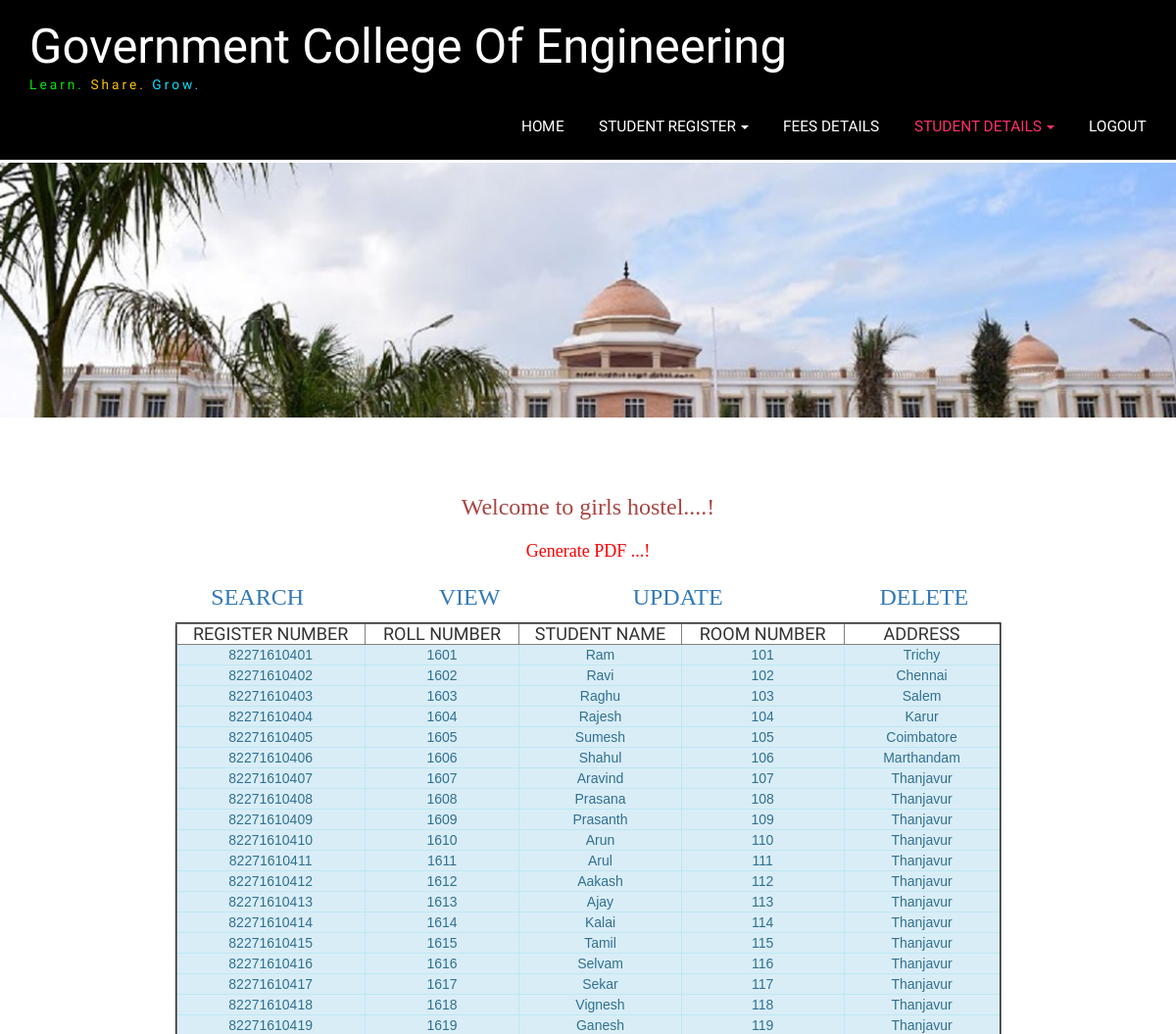
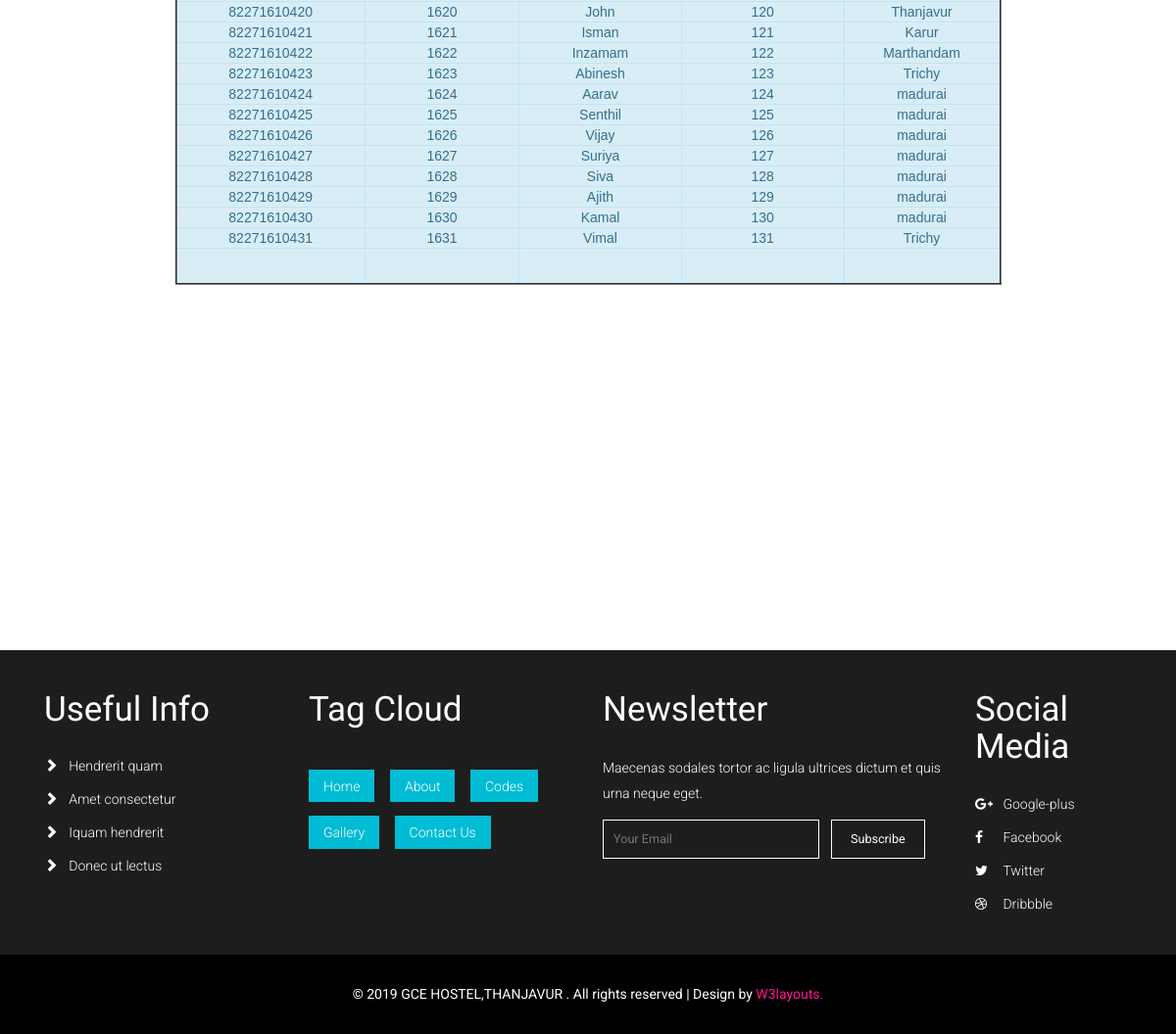
The page /girls_view.php on the database its author committed (2 pictures, top to bottom).
### tables this page shows
CREATE TABLE `girls` (
  `Id` int(20) NOT NULL,
  `Student_Id` bigint(50) NOT NULL,
  `Roll` varchar(50) NOT NULL,
  `Room` int(10) NOT NULL,
  `Name` varchar(50) NOT NULL,
  `Age` int(50) NOT NULL,
  `Department` varchar(50) NOT NULL,
  `Year` int(50) NOT NULL,
  `Email` varchar(50) NOT NULL,
  `Contact` int(10) NOT NULL,
  `Address` varchar(50) NOT NULL,
  `User_Name` varchar(50) NOT NULL,
  `Password` bigint(50) NOT NULL
);

### girls_view.php (the view, shortened to what this page needs)
<?php
include("dbconnect.php");
extract($_POST);
?>
<!DOCTYPE html>
<html lang="en">
<head>
<link href="css/bootstrap.css" type="text/css" rel="stylesheet" media="all">
<link href="css/style.css" type="text/css" rel="stylesheet" media="all">
<link href='css/simplelightbox.css' rel='stylesheet' type='text/css'>
<link href="css/font-awesome.css" rel="stylesheet">
</head>
<body>
	<div class="headerw3l">
		<nav class="navbar navbar-default">
			<div class="container">
				<div class="navbar-header navbar-left">
					<h1><a href="index.php">Government College Of Engineering <span><i>Learn.</i> <i class="logo-w3l2">Share.</i> <i class="logo-w3l4"> Grow.</i></span></a></h1>
				</div>
				<div class="collapse navbar-collapse navbar-right" id="bs-example-navbar-collapse-1">
					<ul class="nav navbar-nav navbar-left">
						<li   ><a href="admin_home.php" class="link link--yaku"><span>H</span><span>O</span><span>M</span><span>E</span></a></li>
<li><a href="#" class="dropdown-toggle link link--yaku" data-toggle="dropdown" role="button" aria-haspopup="true" aria-expanded="false"><span>STUDENT REGISTER</span> <span class="caret"></span></a>
					  </li>
						<li><a href="fee_details.php" class="link link--yaku"><span>FEES DETAILS</span> </a></li>
						<li class="active"><a href="#" class="dropdown-toggle link link--yaku" data-toggle="dropdown" role="button" aria-haspopup="true" aria-expanded="false"><span>STUDENT DETAILS</span> <span class="caret"></span></a>
						  </li>
					 <li><a href="admin.php" class="link link--yaku"><span>LOGOUT</span></a></li>
					</ul>
					<div class="clearfix"> </div>
				</div>
			</div>
		</nav>
	</div>
	<div class="banner about-w3banner">
		<div class="banner-img1">
			<div class="banner-w3text">
				<h2>&nbsp;</h2>
			</div>
		</div>
	</div>
<div class="gallery w3-agileits">
		<div class="container">
		  <form name="form1" method="post" action="">
            <p align="center" class="text-danger style4">Welcome to girls hostel....!</p>
            <p align="center" class="text-danger style4"><a href="girls_pdf.php" target="_blank"><span class="style6">Generate PDF ...! </span></a></p>
            <table width="935" height="51" border="0" align="center">
              <tr>
                <td><div align="center"><a href="girls_list.php" target="_self" class="style4">SEARCH</a></div></td>
                <td><div align="center" class="style4"><a href="girls_view.php" target="_self">VIEW</a></div></td>
                <td><div align="center" class="style4"><a href="girls_update.php" target="_self">UPDATE</a></div></td>
                <td><div align="center" class="style4"><a href="girls_delete.php" target="_self">DELETE</a></div></td>
              </tr>
            </table>
            <table width="843" height="143" border="2" align="center">
              <tr>
                <td width="185"><div align="center">
                  <h4>REGISTER NUMBER </h4>
                </div></td>
                <td width="151"><div align="center">
                  <h4>ROLL NUMBER </h4>
                </div></td>
                <td width="159"><div align="center">
                  <h4>STUDENT NAME </h4>
                </div></td>
                <td width="159"><div align="center">
                  <h4>ROOM NUMBER </h4>
                </div></td>
                <td width="153"><div align="center">
                  <h4>ADDRESS</h4>
                </div></td>
              </tr>
              <?php
	$xyz=mysqli_query($connect,"select * from girls ");
while(	$row=mysqli_fetch_array($xyz))
{
?>
              <tr>
                <td class="alert-info"><div align="center" class="style8"><?php echo $row["Student_Id"];?></div></td>
                <td class="alert-info"><div align="center" class="style8"><?php echo $row["Roll"];?></div></td>
                <td class="alert-info"><div align="center" class="style8"><?php echo $row["Name"];?></div></td>
                <td class="alert-info"><div align="center" class="style8"><?php echo $row["Room"];?></div></td>
                <td class="alert-info"><div align="center" class="style8"><?php echo $row["Address"];?></div></td>
              </tr>
              <?php
	}
	?>
              <tr>
                <td height="37" class="alert-info style8">&nbsp;</td>
                <td class="alert-info style8">&nbsp;</td>
                <td class="alert-info style8">&nbsp;</td>
                <td class="alert-info style8">&nbsp;</td>
                <td class="alert-info style8">&nbsp;</td>
              </tr>
            </table>
            <p>&nbsp;</p>
            <p>&nbsp;</p>
            <p>&nbsp;	</p>
            <p>&nbsp;</p>
            <p>&nbsp;</p>
            <p>&nbsp;</p>
            <p>&nbsp;</p>
            <p>&nbsp;</p>
            <p>&nbsp;</p>
		  </form>
		  <p>&nbsp;</p>
		  <p>&nbsp;</p>
		  <p>&nbsp;</p>
  </div>
</div>
	<div class="footer w3layouts">
		<div class="container">
			<div class="footer-agileinfo">
				<div class="col-md-3 col-sm-6 footer-grid">
					<h3>Useful Info</h3>
					<ul>
						<li><a href="#"><i class="glyphicon glyphicon-chevron-right"></i>Hendrerit quam</a></li>
						<li><a href="#"><i class="glyphicon glyphicon-chevron-right"></i>Amet consectetur </a></li>
						<li><a href="#"><i class="glyphicon glyphicon-chevron-right"></i>Iquam hendrerit</a></li>
						<li><a href="#"><i class="glyphicon glyphicon-chevron-right"></i>Donec ut lectus </a></li>
					</ul>
				</div>
				<div class="col-md-3 col-sm-6 footer-grid footer-tags">
					<h3>Tag Cloud</h3>
					<ul>
						<li><a href="index.html">Home</a></li>
						<li><a href="about.html">About</a></li>
						<li><a href="codes.html">Codes</a></li>
						<li><a href="gallery.html">Gallery</a></li>
						<li><a href="contact.html">Contact Us</a></li>
					</ul>
				</div>
				<div class="col-md-4 col-sm-6 footer-grid footer-review">
					<h3>Newsletter</h3>
					<p>Maecenas sodales tortor ac ligula ultrices dictum et quis urna neque eget.</p>
					<form action="#" method="post">
						<input type="email" name="Email" placeholder="Your Email" required="">
						<input type="submit" value="Subscribe">
						<div class="clearfix"> </div>
					</form>
				</div>
				<div class="col-md-2 col-sm-6 footer-grid w3social">
					<h3>Social Media</h3>
					<ul>
						<li><a href="#"><i class="fa fa-google-plus"></i>Google-plus</a></li>
						<li><a href="#"><i class="fa fa-facebook"></i>Facebook</a></li>
						<li><a href="#"><i class="fa fa-twitter"></i>Twitter</a></li>
						<li><a href="#"><i class="fa fa-dribbble"></i>Dribbble</a></li>
					</ul>
				</div>
				<div class="clearfix"> </div>
			</div>
		</div>
	</div>
	<div class="copy-right">
		<div class="container">
			<p>© 2019 GCE HOSTEL,THANJAVUR . All rights reserved | Design by <a href="http://w3layouts.com"> W3layouts.</a></p>
		</div>
	</div>
</body>
</html>

### girls_view.php (style rules this page uses)
.style8 { font-family: Arial, Helvetica, sans-serif }
.style6 { animation: blinkingText 0.5s infinite; font-family: "Lucida Calligraphy"; font-size: 18px; color: #FF0000; }

### rows shown on the page
girls: Student_Id "82271610401", Roll "1601", Name "Ram", Room "101", Address "Trichy"
girls: Student_Id "82271610402", Roll "1602", Name "Ravi", Room "102", Address "Chennai"
girls: Student_Id "82271610403", Roll "1603", Name "Raghu", Room "103", Address "Salem"
girls: Student_Id "82271610404", Roll "1604", Name "Rajesh", Room "104", Address "Karur"
girls: Student_Id "82271610405", Roll "1605", Name "Sumesh", Room "105", Address "Coimbatore"
girls: Student_Id "82271610406", Roll "1606", Name "Shahul", Room "106", Address "Marthandam"
girls: Student_Id "82271610407", Roll "1607", Name "Aravind", Room "107", Address "Thanjavur"
girls: Student_Id "82271610408", Roll "1608", Name "Prasana", Room "108", Address "Thanjavur"
girls: Student_Id "82271610409", Roll "1609", Name "Prasanth", Room "109", Address "Thanjavur"
girls: Student_Id "82271610410", Roll "1610", Name "Arun", Room "110", Address "Thanjavur"
girls: Student_Id "82271610411", Roll "1611", Name "Arul", Room "111", Address "Thanjavur"
girls: Student_Id "82271610412", Roll "1612", Name "Aakash", Room "112", Address "Thanjavur"
girls: Student_Id "82271610413", Roll "1613", Name "Ajay", Room "113", Address "Thanjavur"
girls: Student_Id "82271610414", Roll "1614", Name "Kalai", Room "114", Address "Thanjavur"
girls: Student_Id "82271610415", Roll "1615", Name "Tamil", Room "115", Address "Thanjavur"
girls: Student_Id "82271610416", Roll "1616", Name "Selvam", Room "116", Address "Thanjavur"
girls: Student_Id "82271610417", Roll "1617", Name "Sekar", Room "117", Address "Thanjavur"
girls: Student_Id "82271610418", Roll "1618", Name "Vignesh", Room "118", Address "Thanjavur"
girls: Student_Id "82271610419", Roll "1619", Name "Ganesh", Room "119", Address "Thanjavur"
girls: Student_Id "82271610420", Roll "1620", Name "John", Room "120", Address "Thanjavur"
girls: Student_Id "82271610421", Roll "1621", Name "Isman", Room "121", Address "Karur"
girls: Student_Id "82271610422", Roll "1622", Name "Inzamam", Room "122", Address "Marthandam"
girls: Student_Id "82271610423", Roll "1623", Name "Abinesh", Room "123", Address "Trichy"
girls: Student_Id "82271610424", Roll "1624", Name "Aarav", Room "124", Address "madurai"
girls: Student_Id "82271610425", Roll "1625", Name "Senthil", Room "125", Address "madurai"
girls: Student_Id "82271610426", Roll "1626", Name "Vijay", Room "126", Address "madurai"
girls: Student_Id "82271610427", Roll "1627", Name "Suriya", Room "127", Address "madurai"
girls: Student_Id "82271610428", Roll "1628", Name "Siva", Room "128", Address "madurai"
girls: Student_Id "82271610429", Roll "1629", Name "Ajith", Room "129", Address "madurai"
girls: Student_Id "82271610430", Roll "1630", Name "Kamal", Room "130", Address "madurai"
girls: Student_Id "82271610431", Roll "1631", Name "Vimal", Room "131", Address "Trichy"
